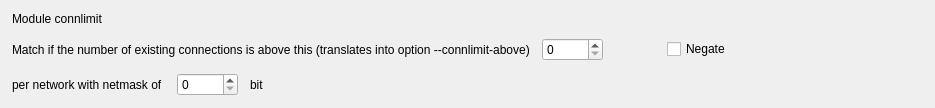
         <widget class="QWidget" name="tab4">
          <attribute name="title">
           <string>connlimit</string>
          </attribute>
          <layout class="QGridLayout" name="gridLayout_9">
           <property name="leftMargin">
            <number>12</number>
           </property>
           <property name="topMargin">
            <number>12</number>
           </property>
           <property name="rightMargin">
            <number>12</number>
           </property>
           <property name="bottomMargin">
            <number>12</number>
           </property>
           <property name="spacing">
            <number>12</number>
           </property>
           <item row="0" column="0">
            <widget class="QLabel" name="textLabel3_4">
             <property name="text">
              <string>Module connlimit</string>
             </property>
             <property name="wordWrap">
              <bool>false</bool>
             </property>
            </widget>
           </item>
           <item row="1" column="0" colspan="4">
            <widget class="QLabel" name="ipt_connlimit_above_label">
             <property name="text">
              <string>Match if the number of existing connections is above this (translates into option --connlimit-above)</string>
             </property>
             <property name="wordWrap">
              <bool>false</bool>
             </property>
            </widget>
           </item>
           <item row="1" column="4">
            <widget class="QSpinBox" name="ipt_connlimit">
             <property name="sizePolicy">
              <sizepolicy hsizetype="Fixed" vsizetype="Fixed">
               <horstretch>0</horstretch>
               <verstretch>0</verstretch>
              </sizepolicy>
             </property>
             <property name="maximum">
              <number>99999</number>
             </property>
            </widget>
           </item>
           <item row="1" column="5">
            <spacer>
             <property name="orientation">
              <enum>Qt::Horizontal</enum>
             </property>
             <property name="sizeType">
              <enum>QSizePolicy::Expanding</enum>
             </property>
             <property name="sizeHint" stdset="0">
              <size>
               <width>40</width>
               <height>20</height>
              </size>
             </property>
            </spacer>
           </item>
           <item row="1" column="6">
            <widget class="QCheckBox" name="ipt_connlimit_above_not">
             <property name="text">
              <string>Negate</string>
             </property>
            </widget>
           </item>
           <item row="1" column="7">
            <spacer name="horizontalSpacer_3">
             <property name="orientation">
              <enum>Qt::Horizontal</enum>
             </property>
             <property name="sizeHint" stdset="0">
              <size>
               <width>168</width>
               <height>20</height>
              </size>
             </property>
            </spacer>
           </item>
           <item row="2" column="0">
            <widget class="QLabel" name="textLabel3_3">
             <property name="sizePolicy">
              <sizepolicy hsizetype="Minimum" vsizetype="Preferred">
               <horstretch>0</horstretch>
               <verstretch>0</verstretch>
              </sizepolicy>
             </property>
             <property name="text">
              <string>per network with netmask of </string>
             </property>
             <property name="wordWrap">
              <bool>false</bool>
             </property>
            </widget>
           </item>
           <item row="2" column="1">
            <widget class="QSpinBox" name="ipt_connlimit_masklen">
             <property name="sizePolicy">
              <sizepolicy hsizetype="Fixed" vsizetype="Fixed">
               <horstretch>0</horstretch>
               <verstretch>0</verstretch>
              </sizepolicy>
             </property>
             <property name="maximum">
              <number>10000</number>
             </property>
            </widget>
           </item>
           <item row="2" column="2">
            <widget class="QLabel" name="textLabel5_2">
             <property name="sizePolicy">
              <sizepolicy hsizetype="Minimum" vsizetype="Preferred">
               <horstretch>0</horstretch>
               <verstretch>0</verstretch>
              </sizepolicy>
             </property>
             <property name="text">
              <string>bit</string>
             </property>
             <property name="wordWrap">
              <bool>false</bool>
             </property>
            </widget>
           </item>
           <item row="2" column="3" colspan="6">
            <spacer>
             <property name="orientation">
              <enum>Qt::Horizontal</enum>
             </property>
             <property name="sizeType">
              <enum>QSizePolicy::Expanding</enum>
             </property>
             <property name="sizeHint" stdset="0">
              <size>
               <width>20</width>
               <height>20</height>
              </size>
             </property>
            </spacer>
           </item>
           <item row="3" column="2">
            <spacer>
             <property name="orientation">
              <enum>Qt::Vertical</enum>
             </property>
             <property name="sizeType">
              <enum>QSizePolicy::MinimumExpanding</enum>
             </property>
             <property name="sizeHint" stdset="0">
              <size>
               <width>20</width>
               <height>0</height>
              </size>
             </property>
            </spacer>
           </item>
          </layout>
         </widget>
